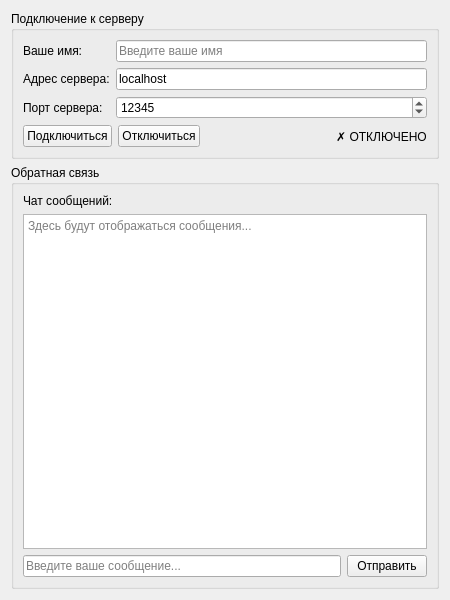
<?xml version="1.0" encoding="UTF-8"?>
<ui version="4.0">
 <class>Client</class>
 <widget class="QWidget" name="Client">
  <property name="geometry">
   <rect>
    <x>0</x>
    <y>0</y>
    <width>450</width>
    <height>600</height>
   </rect>
  </property>
  <property name="windowTitle">
   <string>Клиент обратной связи</string>
  </property>
  <layout class="QVBoxLayout" name="verticalLayout">
   <item>
    <widget class="QGroupBox" name="connectionGroup">
     <property name="title">
      <string>Подключение к серверу</string>
     </property>
     <layout class="QGridLayout" name="gridLayout">
      <item row="0" column="0">
       <widget class="QLabel" name="nameLabel">
        <property name="text">
         <string>Ваше имя:</string>
        </property>
       </widget>
      </item>
      <item row="0" column="1">
       <widget class="QLineEdit" name="nameLineEdit">
        <property name="placeholderText">
         <string>Введите ваше имя</string>
        </property>
       </widget>
      </item>
      <item row="1" column="0">
       <widget class="QLabel" name="hostLabel">
        <property name="text">
         <string>Адрес сервера:</string>
        </property>
       </widget>
      </item>
      <item row="1" column="1">
       <widget class="QLineEdit" name="hostLineEdit">
        <property name="text">
         <string>localhost</string>
        </property>
        <property name="placeholderText">
         <string>IP или домен сервера</string>
        </property>
       </widget>
      </item>
      <item row="2" column="0">
       <widget class="QLabel" name="portLabel">
        <property name="text">
         <string>Порт сервера:</string>
        </property>
       </widget>
      </item>
      <item row="2" column="1">
       <widget class="QSpinBox" name="portSpinBox">
        <property name="minimum">
         <number>1000</number>
        </property>
        <property name="maximum">
         <number>65535</number>
        </property>
        <property name="value">
         <number>12345</number>
        </property>
       </widget>
      </item>
      <item row="3" column="0" colspan="2">
       <layout class="QHBoxLayout" name="horizontalLayout">
        <item>
         <widget class="QPushButton" name="connectButton">
          <property name="text">
           <string>Подключиться</string>
          </property>
         </widget>
        </item>
        <item>
         <widget class="QPushButton" name="disconnectButton">
          <property name="text">
           <string>Отключиться</string>
          </property>
         </widget>
        </item>
        <item>
         <spacer name="horizontalSpacer">
          <property name="orientation">
           <enum>Qt::Horizontal</enum>
          </property>
          <property name="sizeHint" stdset="0">
           <size>
            <width>40</width>
            <height>20</height>
           </size>
          </property>
         </spacer>
        </item>
        <item>
         <widget class="QLabel" name="statusLabel">
          <property name="text">
           <string>✗ ОТКЛЮЧЕНО</string>
          </property>
          <property name="alignment">
           <set>Qt::AlignCenter</set>
          </property>
         </widget>
        </item>
       </layout>
      </item>
     </layout>
    </widget>
   </item>
   <item>
    <widget class="QGroupBox" name="chatGroup">
     <property name="title">
      <string>Обратная связь</string>
     </property>
     <layout class="QVBoxLayout" name="verticalLayout_2">
      <item>
       <widget class="QLabel" name="label">
        <property name="text">
         <string>Чат сообщений:</string>
        </property>
       </widget>
      </item>
      <item>
       <widget class="QTextEdit" name="chatTextEdit">
        <property name="readOnly">
         <bool>true</bool>
        </property>
        <property name="placeholderText">
         <string>Здесь будут отображаться сообщения...</string>
        </property>
       </widget>
      </item>
      <item>
       <layout class="QHBoxLayout" name="horizontalLayout_2">
        <item>
         <widget class="QLineEdit" name="messageLineEdit">
          <property name="placeholderText">
           <string>Введите ваше сообщение...</string>
          </property>
         </widget>
        </item>
        <item>
         <widget class="QPushButton" name="sendButton">
          <property name="text">
           <string>Отправить</string>
          </property>
         </widget>
        </item>
       </layout>
      </item>
     </layout>
    </widget>
   </item>
  </layout>
 </widget>
 <resources/>
 <connections/>
</ui>
